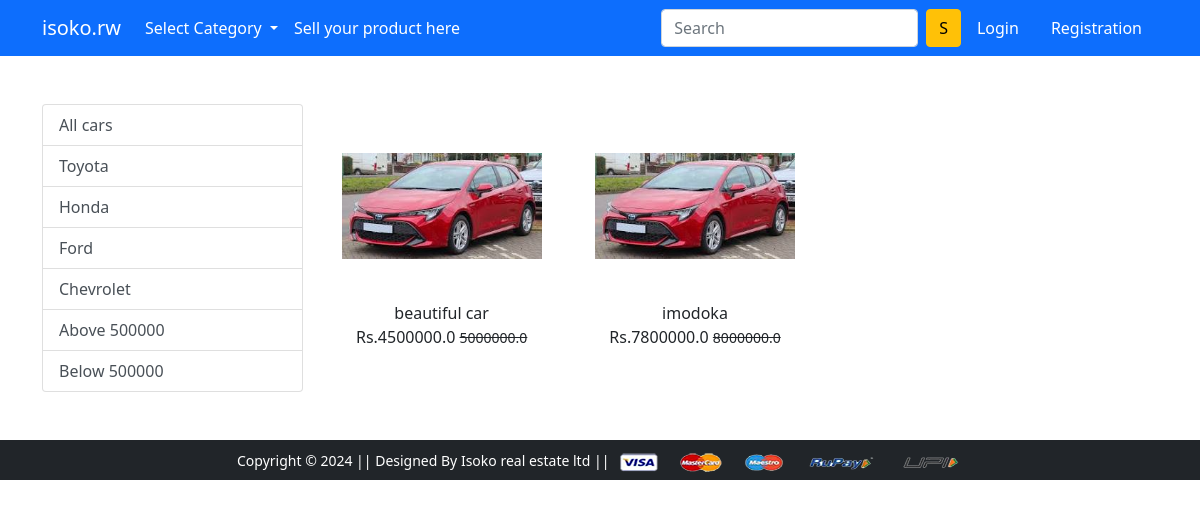
The page /car/ on the database its author committed.
### app/models.py (models this page shows, shortened)
class Product(models.Model):
    title = models.CharField(max_length=100)
    selling_price = models.FloatField()
    discounted_price = models.FloatField()
    description = models.TextField()
    category = models.CharField(choices=CATEGORY_CHOICES,max_length=2)
    brand = models.CharField( max_length=50)
    product_image = models.ImageField(upload_to='productimg')

### app/views.py (the view)
# urls.py: path('car/', views.car, name='car'),
def car(request, data=None):
    if request.user.is_authenticated:
        cartcount = cart_count(request)  # Assumed function to get the cart count
    else:
        cartcount = ''
    if data is None:
        cars = Product.objects.filter(category='C')  # Assuming 'C' stands for Cars
    elif data in ('Toyota', 'Honda', 'Ford', 'Chevrolet'):
        cars = Product.objects.filter(category='C').filter(brand=data)
    elif data == 'below_500k':
        cars = Product.objects.filter(category='C').filter(discounted_price__lt=500000)
    elif data == 'above_500k':
        cars = Product.objects.filter(category='C').filter(discounted_price__gt=500000)
    return render(request, 'app/car.html', {'cars': cars, 'cartcount': cartcount})

### app/templates/app/car.html (shortened to what this page needs)
{% extends 'app/base.html' %}
{% load static %}
{% block external_css %}
<link rel="stylesheet" href="{% static "app/css/laptop.css" %}">
{% endblock external_css %}
{% block main-content %}
<div class="container my-5">
 <div class="row">
  <div class="col-sm-3">
    <div class="list-group">
     <a href="{% url 'car' %}" class="list-group-item list-group-item-action" aria-current='true'>All cars</a>
    <a href="{% url 'cardata' 'Toyota' %}" class="list-group-item list-group-item-action">Toyota</a>
    <a href="{% url 'cardata' 'Honda' %}" class="list-group-item list-group-item-action">Honda</a>
    <a href="{% url 'cardata' 'Ford' %}" class="list-group-item list-group-item-action">Ford</a>
    <a href="{% url 'cardata' 'Chevrolet' %}" class="list-group-item list-group-item-action ">Chevrolet</a>
    <a href="{% url 'cardata' 'above_500k' %}" class="list-group-item list-group-item-action ">Above 500000</a>
    <a href="{% url 'cardata' 'below_500k' %}" class="list-group-item list-group-item-action ">Below 500000</a>
        </div>
        </div>
        <div class="col-sm-8">
            <div class="row">
                {% for product in cars %}
                <div class="col-sm-4 text-center mb-4">
                    <a href="{% url 'product-detail' product.id %}" class="btn">
                <div class="item">
                    <img src="{{product.product_image.url}}" width=200px height=230px alt="" class="img-fluid img-size">
                    <div class="fm-bold">{{product.title}}</div>
                    <div class="fm-bold">Rs.{{product.discounted_price}}
                    <small class="fw-light text-decoration-line-through">
                        {{product.selling_price}}
                    </small>
                    </div>
                </div>
            </a>
                </div>
                {% endfor %}
            </div>
        </div>
    </div>
</div>
{% endblock main-content %}

### app/static/app/css/laptop.css (style rules this page uses)
.img-size { width: 200px; height: 190px; object-fit: contain; }

### rows shown on the page
Product: product_image (picture), title "beautiful car", discounted_price "4500000.0", selling_price "5000000.0"
Product: product_image (picture), title "imodoka", discounted_price "7800000.0", selling_price "8000000.0"
